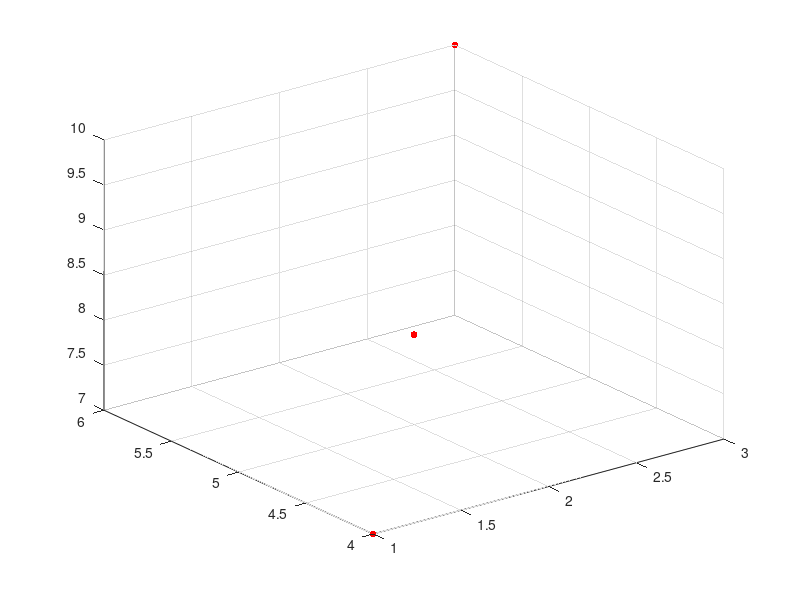

Reproduce this figure in MATLAB. (Note: this script raises an error after producing the figure.)
figure_handle = figure();
scatter_handle = scatter3([1 2 3], [4 5 6], [7 8 10], 25, [1 0 0], 'filled');
axes_handle = gca();

openmat_result = [ ...
    double(strcmp(class(scatter_handle), 'matlab.graphics.chart.primitive.Scatter')), ...
    get(scatter_handle, 'XData'), ...
    get(scatter_handle, 'YData'), ...
    get(scatter_handle, 'ZData'), ...
    get(scatter_handle, 'SizeData'), ...
    get(scatter_handle, 'CData'), ...
    get(axes_handle, 'View'), ...
    get(axes_handle, 'XLim'), ...
    get(axes_handle, 'YLim'), ...
    get(axes_handle, 'ZLim'), ...
    double(strcmp(get(scatter_handle, 'Marker'), 'o')) ...
];
close(figure_handle);
